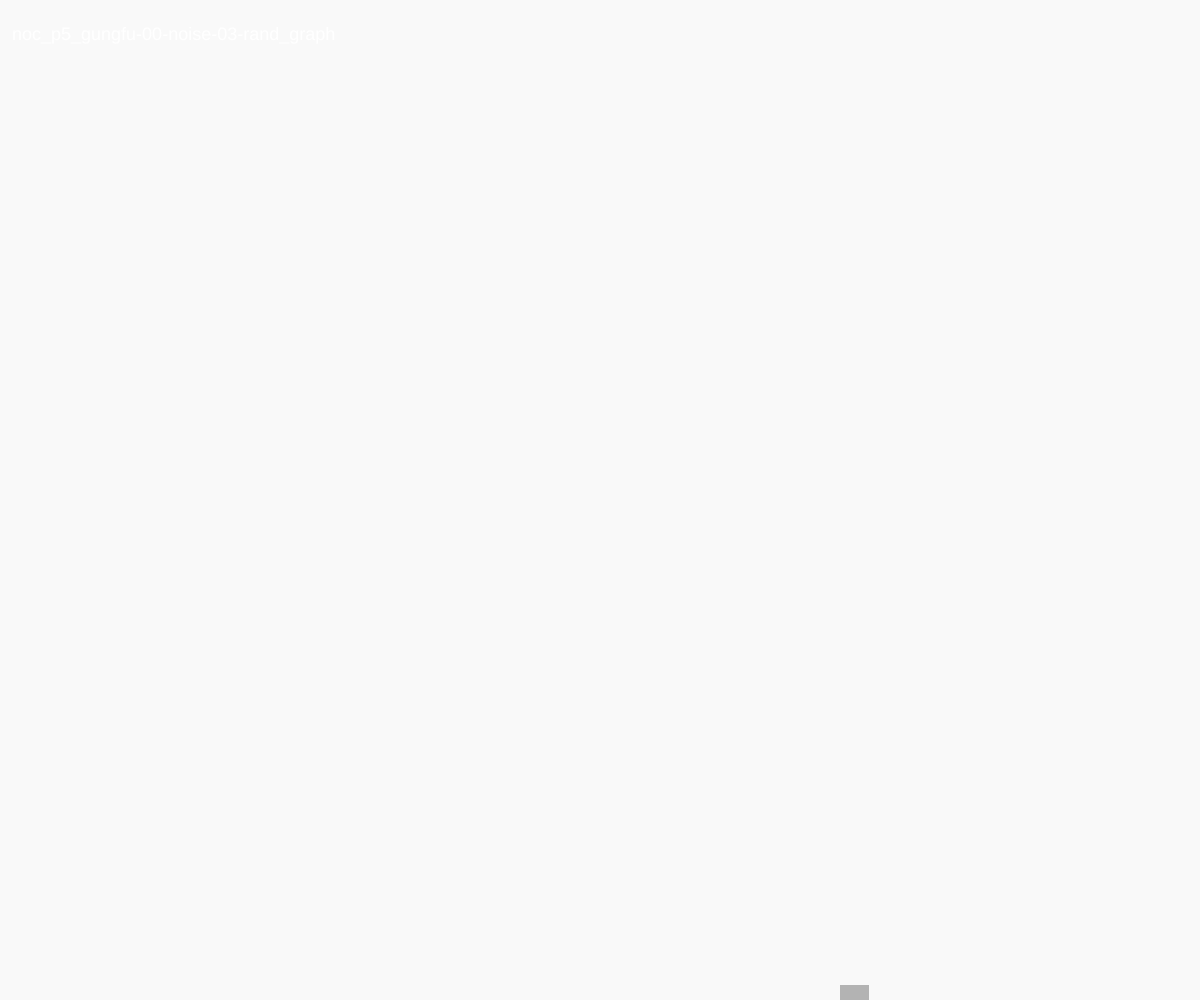
Frame 1 (no input)
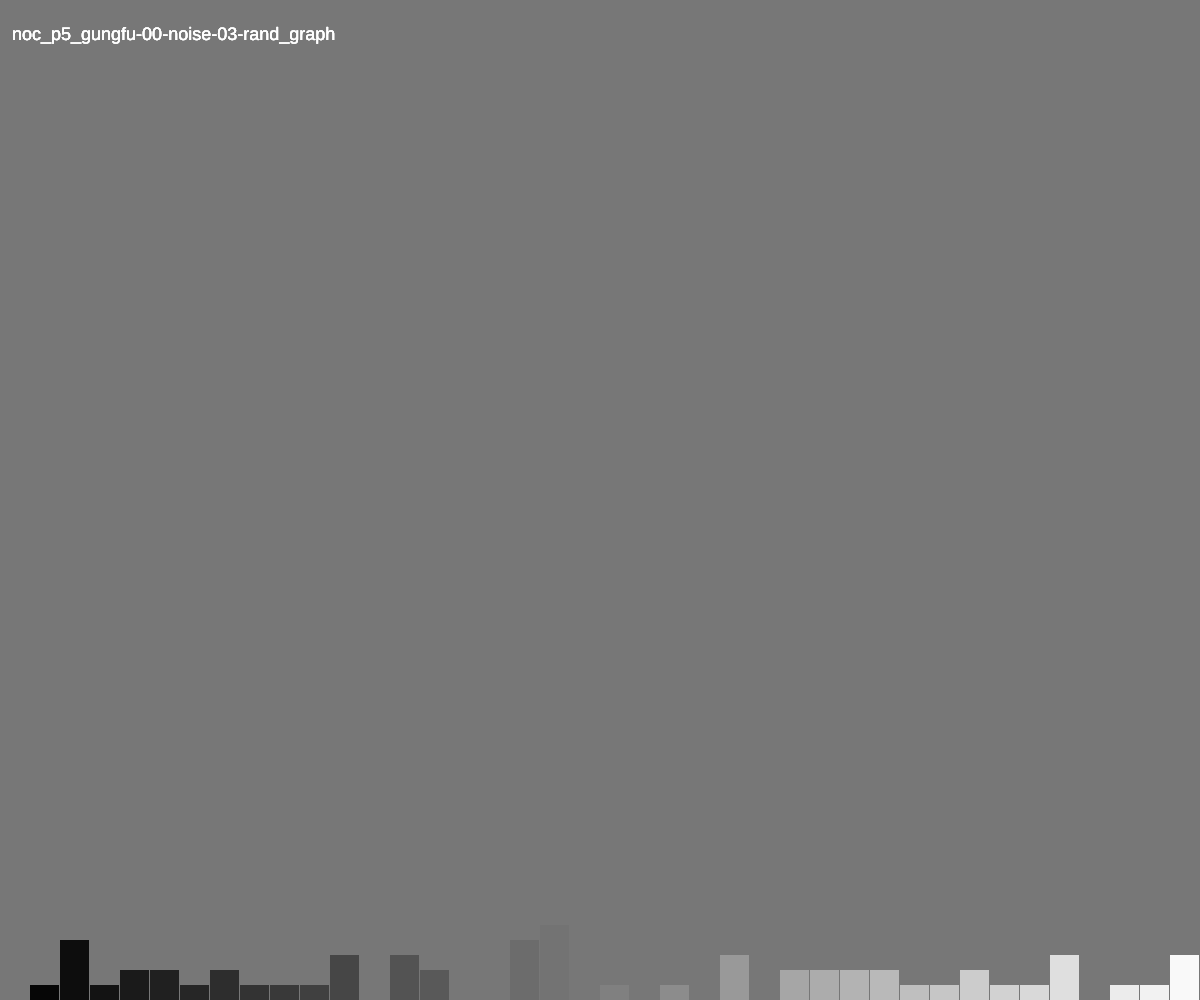
Frame 60 (no input)
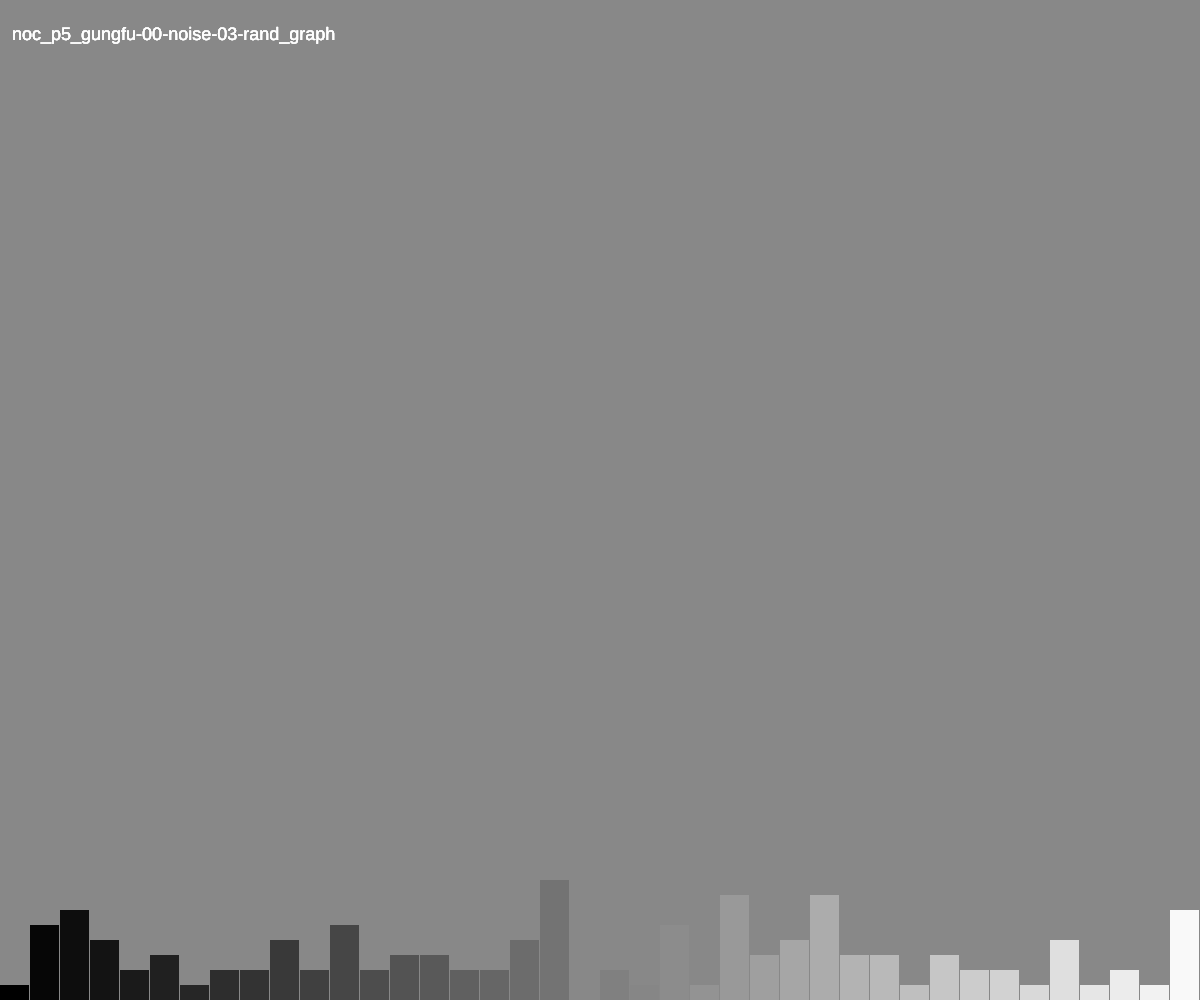
Frame 120 (the mouse pressed at the canvas centre since frame 60)

The p5.js sketch that drew these frames (run headless with seeded random() and noise() and a simulated clock; from frame 60 on, the mouse is pressed at the canvas centre):

// p5.js sketch
// ── sketch.js
/* noc_p5_gungfu-00-noise-03-rand_graph
from The Nature of Code p5.js examples by Daniel Shiffman
https://github.com/shiffman/The-Nature-of-Code-Examples-p5.js

TODO:
[] create graph dipicting random distribution
[] create an array of length 20 and initialize each index with 0
[] create a var for the highest index
[] use rand function to select 1 of the 20 indecies 
[] increment the value associate with that index (initialized at 0)
[] draw bar graph 
[] set the width of each bar to the result of the division of the screen width by the highest index  w = width/index
[] draw the bars such that they start at y=hieght and grow by moving up (screenheigh--), and long (rect height ++)
*/

////////////
////////////
var INNER_WIDTH   = window.innerWidth;
var INNER_HEIGHT  = window.innerHeight;
var canvas;
var pageTitle = "noc_p5_gungfu-00-noise-03-rand_graph";

var total = 40;
var randomCounts = [];
var growScale = 15;

function setup(){
  runBasicSetup();
  
  //initialize the randomCounts array with all ZEROs
  for (var i = 0; i < total; i++){
    randomCounts[i] = 0;
  }
  
}

function draw(){
  //populate the randomCounts array with a random num between 0-20
  var index = floor(random(total));
  randomCounts[index]++;
  
  //calculate possible colors as a function of the total options
  var gradient = 255/randomCounts.length;
  
  
  //soften the strobe effect
  fill(gradient*index,20);
  rect(0, 0, width, height);
  fill(gradient*index,2);
  rect(0, 0, width, height);

  //draw the graph
  var w = width/randomCounts.length;
  
  
  for (var x = 0; x < randomCounts.length; x++){
    fill(x*gradient);
    
    //return to begining if bar exceeds boundary
    if (randomCounts[x]*growScale > height+growScale) {
      randomCounts[x] = 0;
    }
      
    rect(x*w, height-randomCounts[x]*growScale, w-1, randomCounts[x]*growScale);
    
  }
  
  displayPageTitle();
}


///////////////////////////
////SETUP and CONFIG
///////////////////////////
function runBasicSetup() {
  canvas = createCanvas(INNER_WIDTH, INNER_HEIGHT);
  canvas.position(0,0);
  smooth();
  displayPageTitle();
}

function displayPageTitle(){
  //display in canvas
  fill(255);
  strokeWeight(0);
  textSize(18);
  text(pageTitle, width*.01, 40);
}
